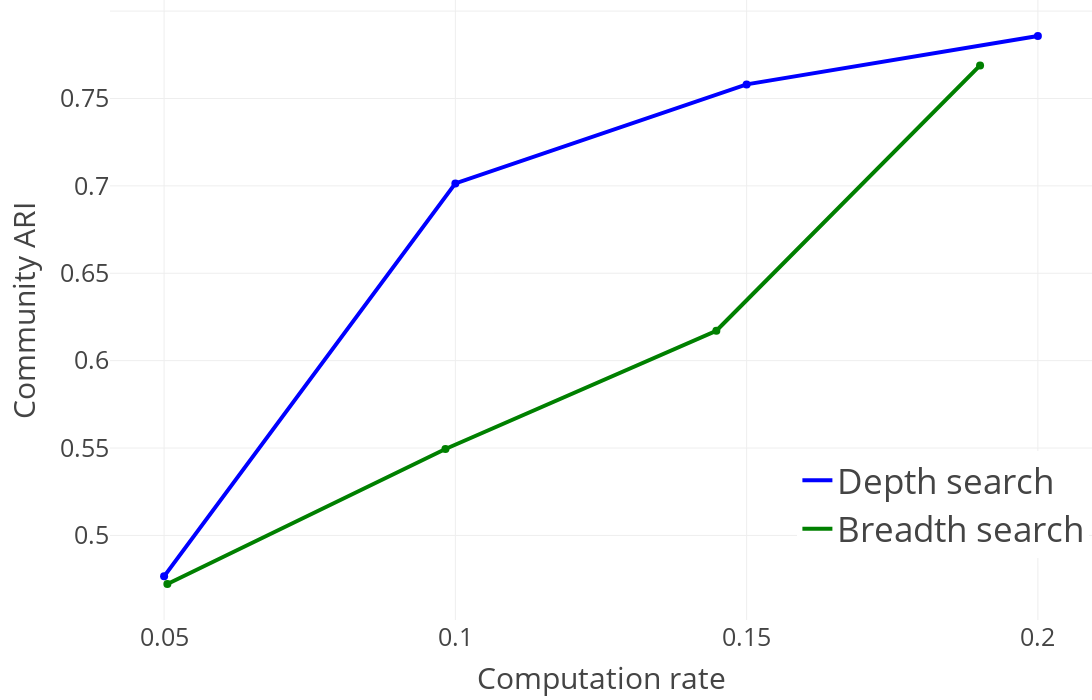

The cell this chart's notebook holds for it:
### Markdown cell above
### Community ARI for different computation rates using depth search and breadth search (N and SNV frequency filter)

### Code cell
sub_fig = get_computation_rate_plot("adjusted_rand_index", depth_vs_breadth_search_evaluation, "Community ARI", legend=dict(
            x=0.7,
            y=0.1,
            xanchor="left",
            yanchor="bottom",
            font=dict(size=35),
        ))
sub_fig.show()

### Figure 1 — Plotly figure (JSON) as saved in the notebook; plotly's stock layout.template omitted (floating-point values rounded to 4 significant figures)
{"data": [{"line": {"color": "blue", "dash": "solid", "width": 4}, "mode": "lines", "name": "Depth search", "type": "scatter", "x": [0.05, 0.1, 0.15, 0.2], "y": [0.4766, 0.7014, 0.758, 0.7857]}, {"marker": {"color": "blue", "size": 8, "symbol": "circle"}, "mode": "markers", "showlegend": false, "text": "", "type": "scatter", "x": [0.05], "y": [0.4766]}, {"marker": {"color": "blue", "size": 8, "symbol": "circle"}, "mode": "markers", "showlegend": false, "text": "", "type": "scatter", "x": [0.1], "y": [0.7014]}, {"marker": {"color": "blue", "size": 8, "symbol": "circle"}, "mode": "markers", "showlegend": false, "text": "", "type": "scatter", "x": [0.15], "y": [0.758]}, {"marker": {"color": "blue", "size": 8, "symbol": "circle"}, "mode": "markers", "showlegend": false, "text": "", "type": "scatter", "x": [0.2], "y": [0.7857]}, {"line": {"color": "green", "dash": "solid", "width": 4}, "mode": "lines", "name": "Breadth search", "type": "scatter", "x": [0.05056, 0.0983, 0.1448, 0.1901], "y": [0.4722, 0.5495, 0.6171, 0.7689]}, {"marker": {"color": "green", "size": 8, "symbol": "circle"}, "mode": "markers", "showlegend": false, "text": "", "type": "scatter", "x": [0.05056], "y": [0.4722]}, {"marker": {"color": "green", "size": 8, "symbol": "circle"}, "mode": "markers", "showlegend": false, "text": "", "type": "scatter", "x": [0.0983], "y": [0.5495]}, {"marker": {"color": "green", "size": 8, "symbol": "circle"}, "mode": "markers", "showlegend": false, "text": "", "type": "scatter", "x": [0.1448], "y": [0.6171]}, {"marker": {"color": "green", "size": 8, "symbol": "circle"}, "mode": "markers", "showlegend": false, "text": "", "type": "scatter", "x": [0.1901], "y": [0.7689]}], "layout": {"font": {"size": 25}, "height": 700, "legend": {"font": {"size": 35}, "x": 0.7, "xanchor": "left", "y": 0.1, "yanchor": "bottom"}, "margin": {"b": 80, "l": 110, "r": 0, "t": 0}, "width": 1200, "xaxis": {"autorange": true, "range": [0.04081, 0.2092], "tickmode": "array", "tickvals": [0.05, 0.1, 0.15, 0.2], "title": {"text": "Computation rate"}, "type": "linear"}, "yaxis": {"autorange": true, "range": [0.4516, 0.8063], "title": {"text": "Community ARI"}, "type": "linear"}}}
